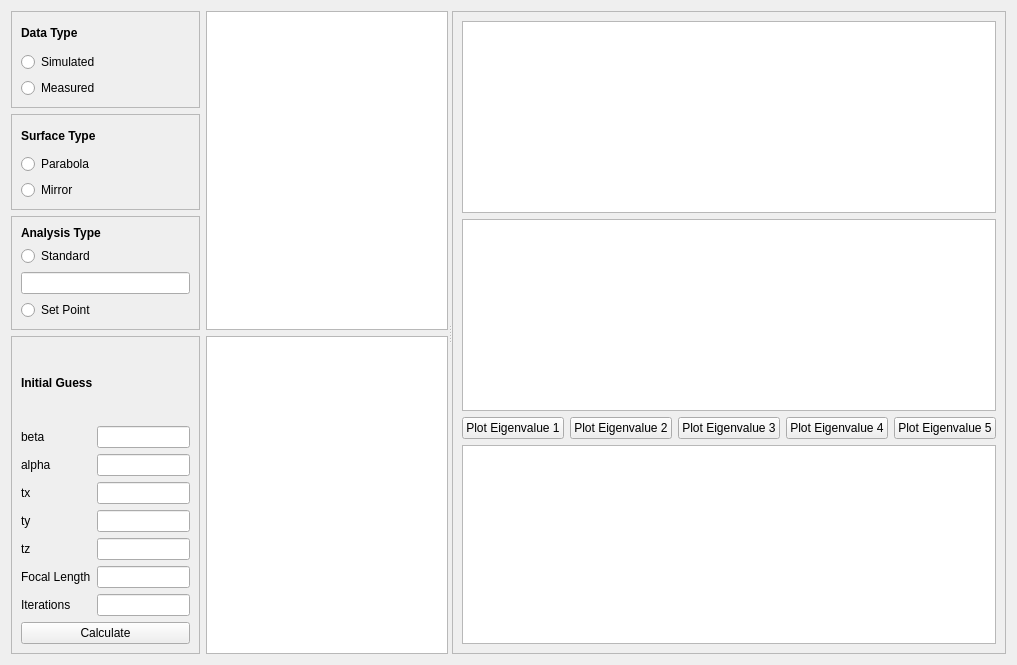
               <widget class="QWidget" name="scrollAreaWidgetContents_4">
                <property name="geometry">
                 <rect>
                  <x>0</x>
                  <y>0</y>
                  <width>1017</width>
                  <height>665</height>
                 </rect>
                </property>
                <layout class="QVBoxLayout" name="verticalLayout_82">
                 <item>
                  <widget class="QSplitter" name="splitter_2">
                   <property name="orientation">
                    <enum>Qt::Horizontal</enum>
                   </property>
                   <widget class="QWidget" name="layoutWidget">
                    <layout class="QHBoxLayout" name="horizontalLayout_16">
                     <item>
                      <layout class="QVBoxLayout" name="verticalLayout_54">
                       <item>
                        <layout class="QVBoxLayout" name="verticalLayout_49">
                         <item>
                          <widget class="QFrame" name="frame_13">
                           <property name="frameShape">
                            <enum>QFrame::StyledPanel</enum>
                           </property>
                           <property name="frameShadow">
                            <enum>QFrame::Raised</enum>
                           </property>
                           <layout class="QVBoxLayout" name="verticalLayout_44">
                            <item>
                             <layout class="QVBoxLayout" name="verticalLayout_43">
                              <item>
                               <widget class="Label_Info" name="label_33">
                                <property name="text">
                                 <string>&lt;html&gt;&lt;head/&gt;&lt;body&gt;&lt;p&gt;&lt;span style=&quot; font-weight:600;&quot;&gt;Data Type&lt;/span&gt;&lt;/p&gt;&lt;/body&gt;&lt;/html&gt;</string>
                                </property>
                               </widget>
                              </item>
                              <item>
                               <widget class="QRadioButton" name="radioButton_16">
                                <property name="text">
                                 <string>Simulated</string>
                                </property>
                               </widget>
                              </item>
                              <item>
                               <widget class="QRadioButton" name="radioButton_17">
                                <property name="text">
                                 <string>Measured</string>
                                </property>
                               </widget>
                              </item>
                             </layout>
                            </item>
                           </layout>
                          </widget>
                         </item>
                         <item>
                          <widget class="QFrame" name="frame_21">
                           <property name="frameShape">
                            <enum>QFrame::StyledPanel</enum>
                           </property>
                           <property name="frameShadow">
                            <enum>QFrame::Raised</enum>
                           </property>
                           <layout class="QVBoxLayout" name="verticalLayout_47">
                            <item>
                             <widget class="Label_Info" name="label_34">
                              <property name="text">
                               <string>&lt;html&gt;&lt;head/&gt;&lt;body&gt;&lt;p&gt;&lt;span style=&quot; font-weight:600;&quot;&gt;Surface Type&lt;/span&gt;&lt;/p&gt;&lt;/body&gt;&lt;/html&gt;</string>
                              </property>
                             </widget>
                            </item>
                            <item>
                             <widget class="QRadioButton" name="radioButton_18">
                              <property name="text">
                               <string>Parabola</string>
                              </property>
                             </widget>
                            </item>
                            <item>
                             <widget class="QRadioButton" name="radioButton_19">
                              <property name="text">
                               <string>Mirror</string>
                              </property>
                             </widget>
                            </item>
                           </layout>
                          </widget>
                         </item>
                         <item>
                          <widget class="QFrame" name="frame_15">
                           <property name="frameShape">
                            <enum>QFrame::StyledPanel</enum>
                           </property>
                           <property name="frameShadow">
                            <enum>QFrame::Raised</enum>
                           </property>
                           <layout class="QVBoxLayout" name="verticalLayout_48">
                            <item>
                             <layout class="QVBoxLayout" name="verticalLayout_46">
                              <item>
                               <widget class="Label_Info" name="label_35">
                                <property name="text">
                                 <string>&lt;html&gt;&lt;head/&gt;&lt;body&gt;&lt;p&gt;&lt;span style=&quot; font-weight:600;&quot;&gt;Analysis Type&lt;/span&gt;&lt;/p&gt;&lt;/body&gt;&lt;/html&gt;</string>
                                </property>
                               </widget>
                              </item>
                              <item>
                               <widget class="QRadioButton" name="radioButton_20">
                                <property name="text">
                                 <string>Standard</string>
                                </property>
                               </widget>
                              </item>
                              <item>
                               <widget class="QLineEdit" name="lineEdit_21"/>
                              </item>
                              <item>
                               <widget class="QRadioButton" name="radioButton_21">
                                <property name="text">
                                 <string>Set Point</string>
                                </property>
                               </widget>
                              </item>
                             </layout>
                            </item>
                           </layout>
                          </widget>
                         </item>
                        </layout>
                       </item>
                       <item>
                        <widget class="QFrame" name="frame_16">
                         <property name="frameShape">
                          <enum>QFrame::StyledPanel</enum>
                         </property>
                         <property name="frameShadow">
                          <enum>QFrame::Raised</enum>
                         </property>
                         <layout class="QVBoxLayout" name="verticalLayout_53">
                          <item>
                           <layout class="QVBoxLayout" name="verticalLayout_52">
                            <item>
                             <widget class="Label_Info" name="label_36">
                              <property name="text">
                               <string>&lt;html&gt;&lt;head/&gt;&lt;body&gt;&lt;p&gt;&lt;span style=&quot; font-weight:600;&quot;&gt;Initial Guess&lt;/span&gt;&lt;/p&gt;&lt;/body&gt;&lt;/html&gt;</string>
                              </property>
                             </widget>
                            </item>
                            <item>
                             <layout class="QHBoxLayout" name="horizontalLayout_15">
                              <item>
                               <layout class="QVBoxLayout" name="verticalLayout_50">
                                <item>
                                 <widget class="QLabel" name="label_37">
                                  <property name="text">
                                   <string>beta</string>
                                  </property>
                                 </widget>
                                </item>
                                <item>
                                 <widget class="QLabel" name="label_38">
                                  <property name="text">
                                   <string>alpha</string>
                                  </property>
                                 </widget>
                                </item>
                                <item>
                                 <widget class="QLabel" name="label_39">
                                  <property name="text">
                                   <string>tx</string>
                                  </property>
                                 </widget>
                                </item>
                                <item>
                                 <widget class="QLabel" name="label_40">
                                  <property name="text">
                                   <string>ty</string>
                                  </property>
                                 </widget>
                                </item>
                                <item>
                                 <widget class="QLabel" name="label_41">
                                  <property name="text">
                                   <string>tz</string>
                                  </property>
                                 </widget>
                                </item>
                                <item>
                                 <widget class="QLabel" name="label_42">
                                  <property name="text">
                                   <string>Focal Length</string>
                                  </property>
                                 </widget>
                                </item>
                                <item>
                                 <widget class="QLabel" name="label_43">
                                  <property name="text">
                                   <string>Iterations</string>
                                  </property>
                                 </widget>
                                </item>
                               </layout>
                              </item>
                              <item>
                               <layout class="QVBoxLayout" name="verticalLayout_51">
                                <item>
                                 <widget class="QLineEdit" name="lineEdit_22"/>
                                </item>
                                <item>
                                 <widget class="QLineEdit" name="lineEdit_23"/>
                                </item>
                                <item>
                                 <widget class="QLineEdit" name="lineEdit_24"/>
                                </item>
                                <item>
                                 <widget class="QLineEdit" name="lineEdit_25"/>
                                </item>
                                <item>
                                 <widget class="QLineEdit" name="lineEdit_26"/>
                                </item>
                                <item>
                                 <widget class="QLineEdit" name="lineEdit_27"/>
                                </item>
                                <item>
                                 <widget class="QLineEdit" name="lineEdit_28"/>
                                </item>
                               </layout>
                              </item>
                             </layout>
                            </item>
                            <item>
                             <widget class="QPushButton" name="pushButton_12">
                              <property name="text">
                               <string>Calculate</string>
                              </property>
                             </widget>
                            </item>
                           </layout>
                          </item>
                         </layout>
                        </widget>
                       </item>
                      </layout>
                     </item>
                     <item>
                      <layout class="QVBoxLayout" name="verticalLayout_55">
                       <item>
                        <widget class="QPlainTextEdit" name="plainTextEdit_4"/>
                       </item>
                       <item>
                        <widget class="QPlainTextEdit" name="plainTextEdit_5"/>
                       </item>
                      </layout>
                     </item>
                    </layout>
                   </widget>
                   <widget class="QFrame" name="frame_18">
                    <property name="frameShape">
                     <enum>QFrame::StyledPanel</enum>
                    </property>
                    <property name="frameShadow">
                     <enum>QFrame::Raised</enum>
                    </property>
                    <layout class="QVBoxLayout" name="verticalLayout_154">
                     <item>
                      <layout class="QVBoxLayout" name="verticalLayout_57">
                       <item>
                        <layout class="QVBoxLayout" name="verticalLayout_56">
                         <item>
                          <widget class="QTableWidget" name="tableWidget_3"/>
                         </item>
                         <item>
                          <widget class="QTableWidget" name="tableWidget"/>
                         </item>
                         <item>
                          <layout class="QHBoxLayout" name="horizontalLayout_17">
                           <item>
                            <widget class="QPushButton" name="pushButton_13">
                             <property name="text">
                              <string>Plot Eigenvalue 1</string>
                             </property>
                            </widget>
                           </item>
                           <item>
                            <widget class="QPushButton" name="pushButton_14">
                             <property name="text">
                              <string>Plot Eigenvalue 2</string>
                             </property>
                            </widget>
                           </item>
                           <item>
                            <widget class="QPushButton" name="pushButton_15">
                             <property name="text">
                              <string>Plot Eigenvalue 3</string>
                             </property>
                            </widget>
                           </item>
                           <item>
                            <widget class="QPushButton" name="pushButton_16">
                             <property name="text">
                              <string>Plot Eigenvalue 4</string>
                             </property>
                            </widget>
                           </item>
                           <item>
                            <widget class="QPushButton" name="pushButton_17">
                             <property name="text">
                              <string>Plot Eigenvalue 5</string>
                             </property>
                            </widget>
                           </item>
                          </layout>
                         </item>
                        </layout>
                       </item>
                       <item>
                        <widget class="QTableWidget" name="tableWidget_2"/>
                       </item>
                      </layout>
                     </item>
                    </layout>
                   </widget>
                  </widget>
                 </item>
                </layout>
               </widget>
